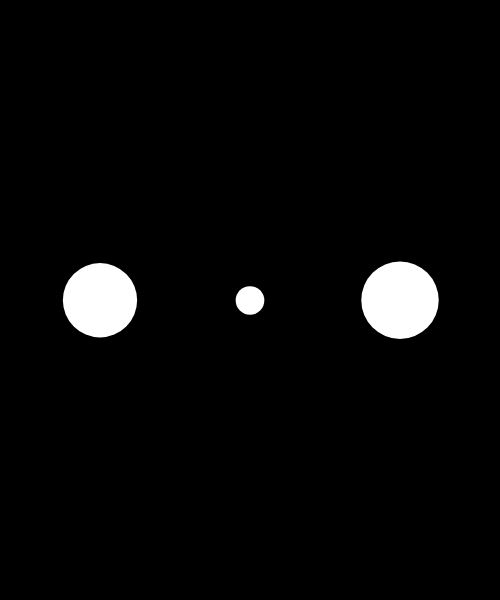
Frame 1 (no input)
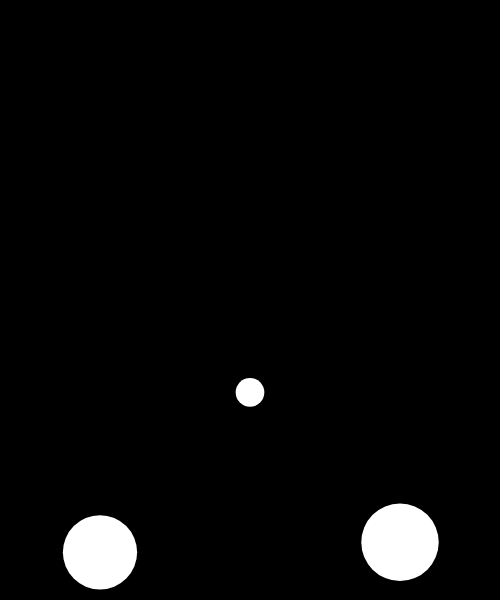
Frame 60 (no input)
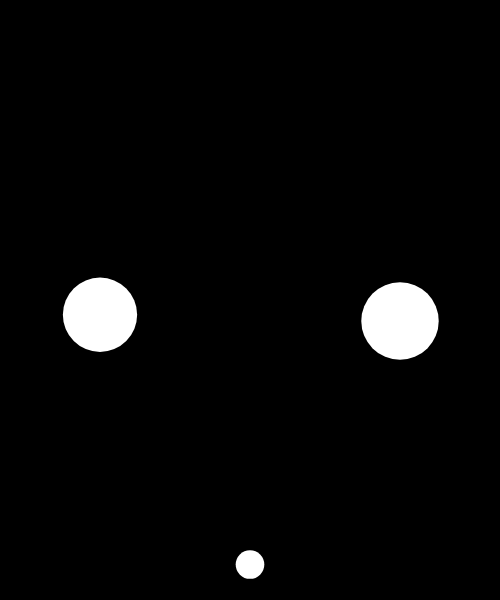
Frame 120 (the mouse pressed at the canvas centre since frame 60)

The p5.js sketch that drew these frames (run headless with seeded random() and noise() and a simulated clock; from frame 60 on, the mouse is pressed at the canvas centre):

// p5.js sketch
// ── sketch.js
var particles = [];


function setup() {
  createCanvas(500, 600);
  background(0);
  
  particles.push(new Particle(100, height / 2));
  particles.push(new Particle(250, height / 2));
  particles.push(new Particle(400, height / 2));
}


function draw() {
  background(0);

  for (var i = 0; i < particles.length; i++) {
    var p = particles[i];
    
    var gravity = createVector(0, 1);
    p.applyForce(gravity);

    p.checkBoundaries();
    p.update();
    p.display();
  }
}
// ── Particle.js
"use strict";

class Particle {
  constructor(x, y) {
    this.pos = createVector(x, y);
    this.vel = createVector(0, 0.1);
    this.acc = createVector(0, 0);
    this.dia = 10;
    this.mass = random(1,10); // *** mass is added here! ***
  }
  applyForce(f) {
    f.div(this.mass); // *** mass ***
    this.acc.add(f);
  }
  update() {
    this.vel.add(this.acc); // vel = vel + acc;
    this.pos.add(this.vel); // pos = pos + vel;
    this.acc.mult(0); // acceleration has to be reset after being applied! ***
  }
  display() {
    push();
    translate(this.pos.x, this.pos.y);
    noStroke();
    fill(255);
    ellipse(0, 0, this.dia*this.mass, this.dia*this.mass); // *** mass ***
    pop();
  }
  checkBoundaries() {
    // x
    if (this.pos.x < 0) {
      this.pos.x = 0;
      this.vel.x = -this.vel.x;
    } else if (this.pos.x > width) {
      this.pos.x = width;
      this.vel.x = -this.vel.x;
    }
    // y
    if (this.pos.y < 0) {
      this.pos.y = 0;
      this.vel.y = -this.vel.y;
    } else if (this.pos.y > height) {
      this.pos.y = height;
      this.vel.y = -this.vel.y;
    }
  }
}
